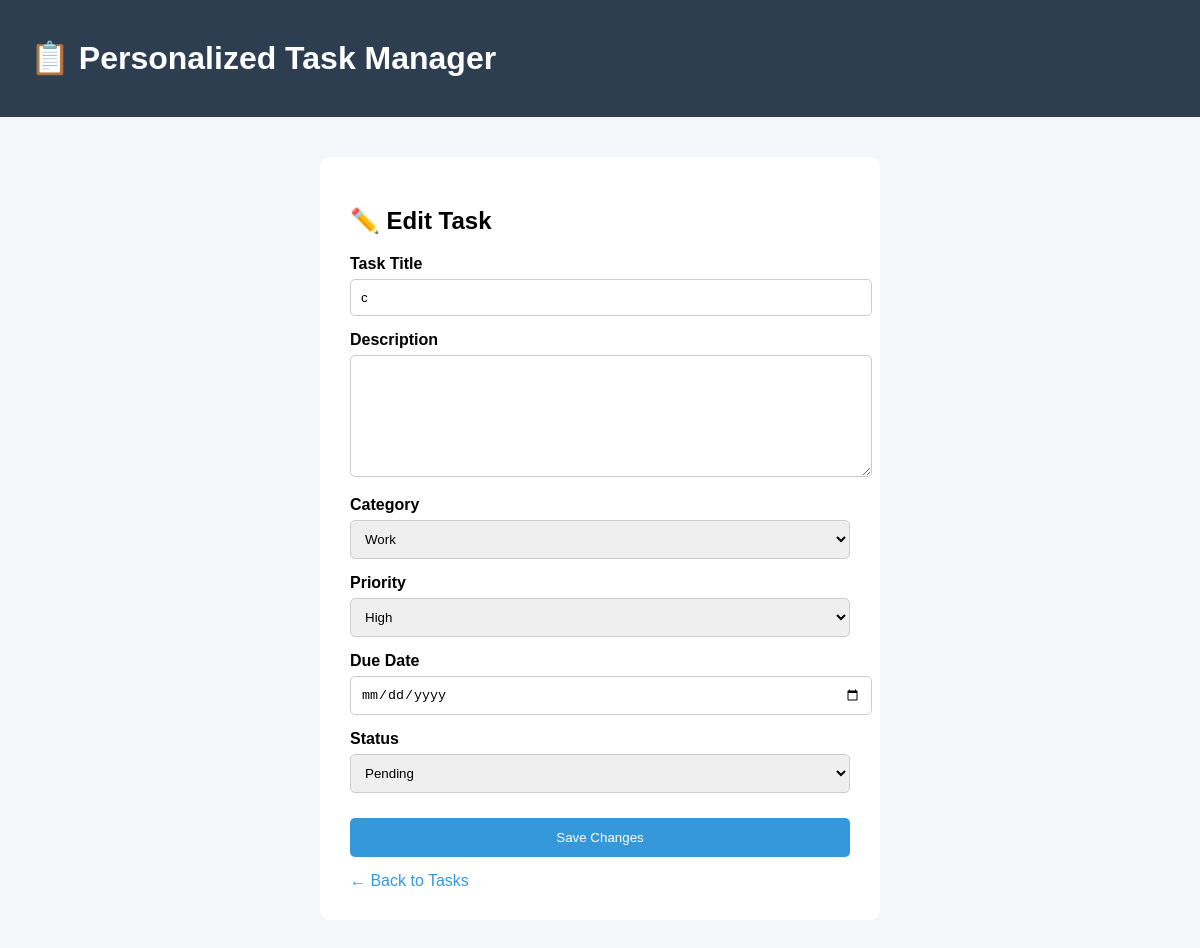
The page /tasks/edit/3 on the database its author committed.
### tables this page shows
CREATE TABLE tasks (
            id INTEGER PRIMARY KEY AUTOINCREMENT,
            title TEXT NOT NULL,
            description TEXT,
            category TEXT NOT NULL,
            priority TEXT NOT NULL,
            due_date TEXT,
            status TEXT NOT NULL DEFAULT 'Pending',
            created_at TIMESTAMP DEFAULT CURRENT_TIMESTAMP,
            updated_at TIMESTAMP DEFAULT CURRENT_TIMESTAMP
        );

### app.py (the view, shortened to what this page needs)
@app.route("/tasks/edit/<int:task_id>", methods=["GET", "POST"])
def edit_task(task_id):
    task = get_task(task_id)
    if task is None:
        return "Task not found", 404
    return render_template(
        "edit_task.html",
        task=task
    )

### database/database.py (called while the page is built)
def get_connection():
    connection = sqlite3.connect(DATABASE)
    connection.row_factory = sqlite3.Row
    return connection

### services/task_service.py (called while the page is built)
def get_task(task_id):
    connection = get_connection()
    task = connection.execute(
        """
        SELECT *
        FROM tasks
        WHERE id = ?
        """,
        (task_id,)
    ).fetchone()
    connection.close()
    return task

### templates/edit_task.html (shortened to what this page needs)
<!DOCTYPE html>
<html lang="en">
<head>
</head>
<body>
<div class="navbar">
    <h1>📋 Personalized Task Manager</h1>
</div>
<div class="container">
    <h2>✏️ Edit Task</h2>
    <form method="POST">
        <label>Task Title</label>
        <input
            type="text"
            name="title"
            value="{{ task['title'] }}"
            required
        >
        <label>Description</label>
        <textarea name="description">{{ task['description'] or '' }}</textarea>
        <label>Category</label>
        <select name="category" required>
            <option value="Work"
                {% if task['category'] == 'Work' %}selected{% endif %}>
                Work
            </option>
        </select>
        <label>Priority</label>
        <select name="priority" required>
            <option value="High"
                {% if task['priority'] == 'High' %}selected{% endif %}>
                High
            </option>
        </select>
        <label>Due Date</label>
        <input
            type="date"
            name="due_date"
            value="{{ task['due_date'] or '' }}"
        >
        <label>Status</label>
        <select name="status">
            <option value="Pending"
                {% if task['status'] == 'Pending' %}selected{% endif %}>
                Pending
            </option>
        </select>
        <button type="submit">
            Save Changes
        </button>
    </form>
    <a href="/tasks" class="back">
        ← Back to Tasks
    </a>
</div>
</body>
</html>

### templates/edit_task.html (style rules this page uses)
body { font-family: Arial, sans-serif; background: #f4f6f9; margin: 0; }
.navbar { background: #2c3e50; color: white; padding: 18px 30px; }
.container { width: 500px; max-width: 90%; margin: 40px auto; background: white; padding: 30px; border-radius: 10px; }
label { display: block; margin-top: 15px; margin-bottom: 6px; font-weight: bold; }
input, textarea, select { width: 100%; padding: 10px; border: 1px solid #ccc; border-radius: 5px; }
textarea { height: 100px; }
button { width: 100%; margin-top: 25px; padding: 12px; background: #3498db; color: white; border: none; border-radius: 5px; cursor: pointer; }
.back { display: block; margin-top: 15px; text-decoration: none; color: #3498db; }

### rows shown on the page
tasks: title "c", category "Work", priority "High", status "Pending"
